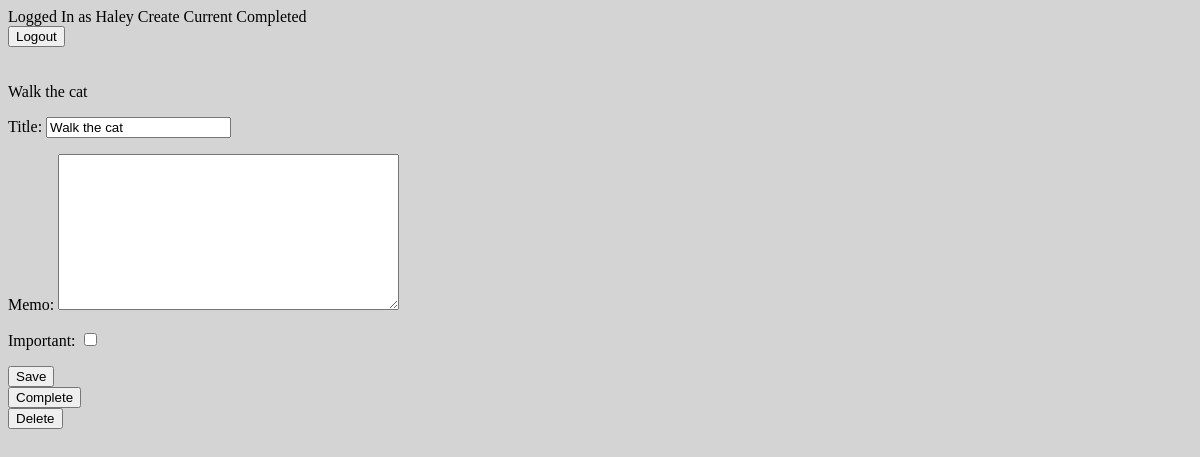
/todo/1 (signed in), run on an earlier commit of the app's database.
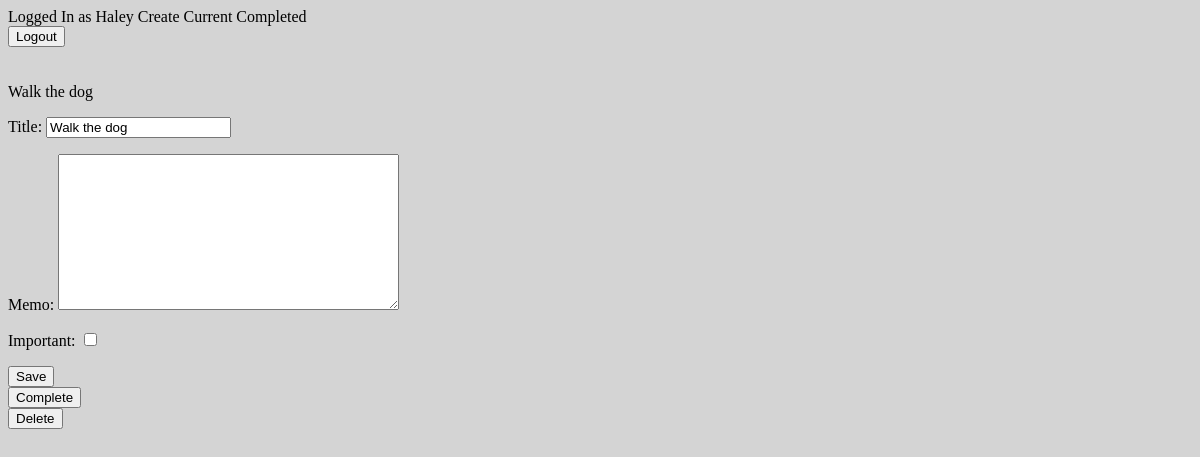
And on a later commit of the database.
### todo/models.py (models this page shows, shortened)
class Todo(models.Model):
    title = models.CharField(max_length=100)
    memo = models.TextField(blank=True)
    created = models.DateTimeField(auto_now_add=True)
    datecompleted = models.DateTimeField(null=True, blank=True)
    important = models.BooleanField(default=False)
    user = models.ForeignKey(User, on_delete=models.CASCADE)

### todo/views.py (the view, shortened to what this page needs)
# urls.py: path('todo/<int:todo_pk>', views.viewTodo, name='viewtodo'),
@login_required
def viewTodo(request, todo_pk):
    todo = get_object_or_404(Todo, pk=todo_pk, user=request.user)
    if request.method == 'GET':
        form = TodoForm(instance=todo)
        return render(request, 'todo/viewtodo.html', {'todo': todo, 'form': form})

### todo/forms.py
class TodoForm(ModelForm):
    class Meta:
        model = Todo
        fields = ['title', 'memo', 'important']

### todo/templates/todo/viewtodo.html (shortened to what this page needs)
<!DOCTYPE html>
<html lang="en">
<head>
</head>
<body>
{% extends 'todo/base.html' %}
{% block content %}
{{ todo.title }}
<form method="POST">
    {{ form.as_p }}
    <button type="submit">Save</button>
</form>
<form method="POST" action="{% url 'completetodo' todo.id %}">
    <button type="submit">Complete</button>
</form>
<form method="POST" action="{% url 'deletetodo' todo.id %}">
    <button type="submit">Delete</button>
</form>
{% endblock %}

What changed in the data, as far as the page shows it:
changed Todo: title "Walk the cat" → "Walk the dog"
